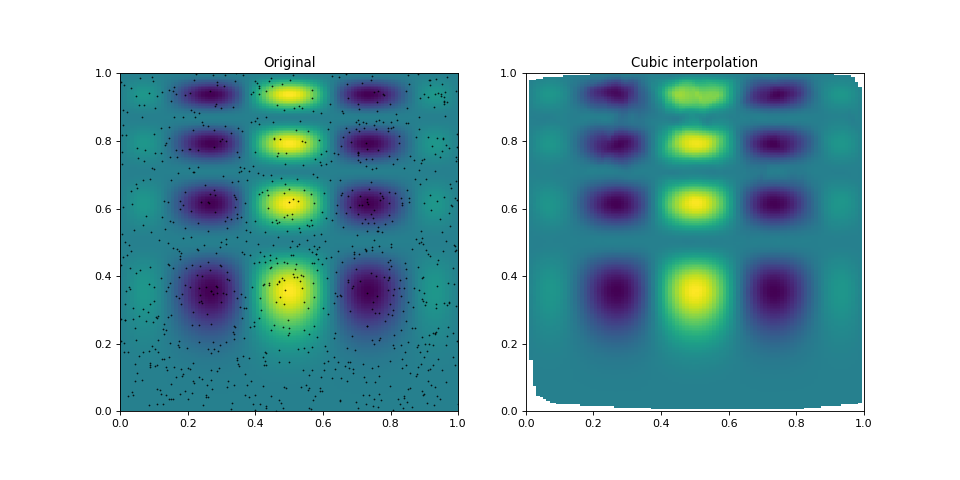

Write Python code to recreate this figure.
# Example adapted from "scipy.interpolate.griddata" docs

import numpy as np
import matplotlib.pyplot as plt
from scipy.interpolate import griddata


def func(x, y):

    return (
        x * (1 - x) *
        np.cos(4 * np.pi * x) *
        np.sin(4 * np.pi * y ** 2) ** 2
        )

grid_x, grid_y = np.mgrid[0:1:100j, 0:1:200j]

# generate some data
points = np.random.rand(1000, 2)
values = func(points[:,0], points[:,1])

gridded = griddata(
    points,
    values,
    (grid_x, grid_y),
    method='cubic'
    )

fig, (ax1, ax2) = plt.subplots(1, 2, figsize=(12, 6))
ax1.imshow(
    func(grid_x, grid_y).T,
    extent=(0,1,0,1), origin='lower'
    )
ax1.plot(points[:,0], points[:,1], 'k.', ms=1)
ax1.set_title('Original')
ax2.imshow(gridded.T, extent=(0,1,0,1), origin='lower')
ax2.set_title('Cubic interpolation')
plt.show()
